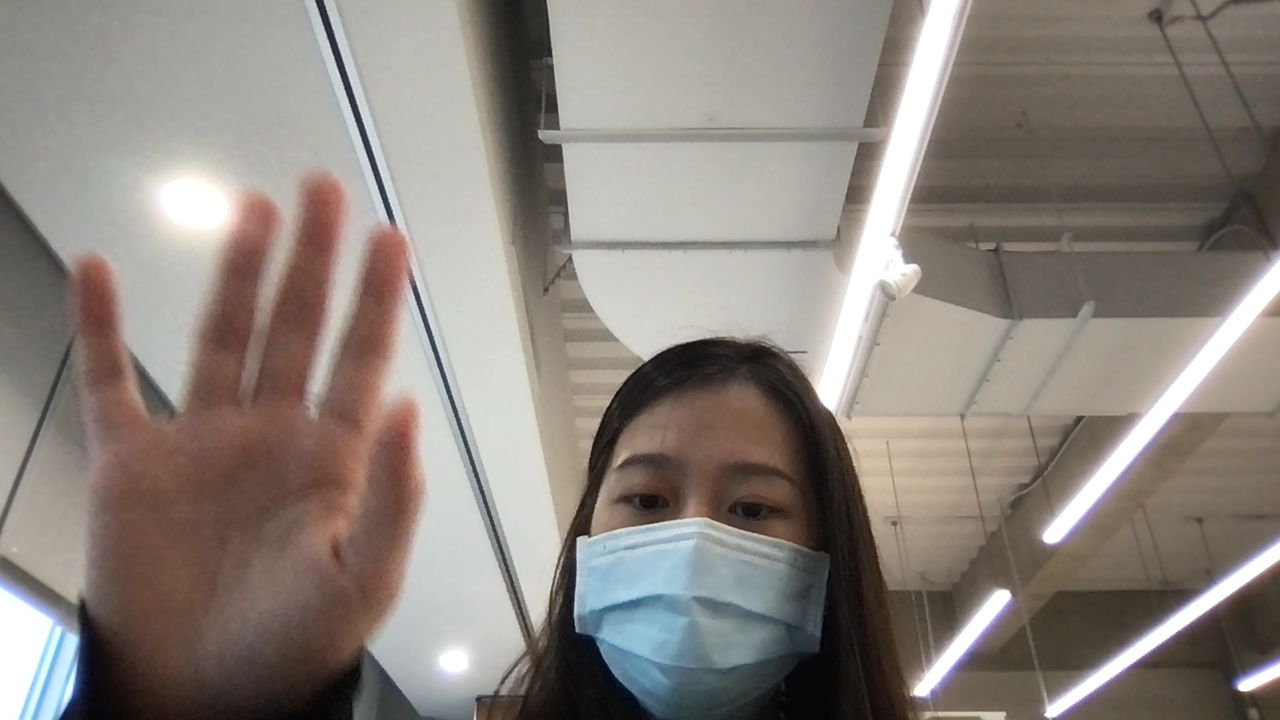
#> input picture photo_shoot/368.jpg, 1280 x 720 px, given in place of the camera
$ python background.py
#> lines starting #> are read from the running program, lines starting #| are printed output that depends on the picture; after the words box and inside, x2 and y2 are one past the last pixel; in counts of white or black regions, pixels touching at a corner belong together
import cv2
import numpy as np
import random

# 開啟網路攝影機
cap = cv2.VideoCapture(1) #我的電腦要設1才能開啟鏡頭
# cap = cv2.VideoCapture(0)

COLORS = np.random.randint(0, 255, [1000, 3])

if not cap.isOpened():
	print("Cannot open camera")
	exit()

# 設定影像尺寸
width = 1280 #1024
height = 960 #768

# 設定擷取影像的尺寸大小
cap.set(cv2.CAP_PROP_FRAME_WIDTH, width)
cap.set(cv2.CAP_PROP_FRAME_HEIGHT, height)

# 初始化平均影像
ret, frame = cap.read()
#> frame is the input picture: shape (720, 1280, 3); mean B, G, R 124.3, 131, 138.7

frame = cv2.flip(frame, 1)
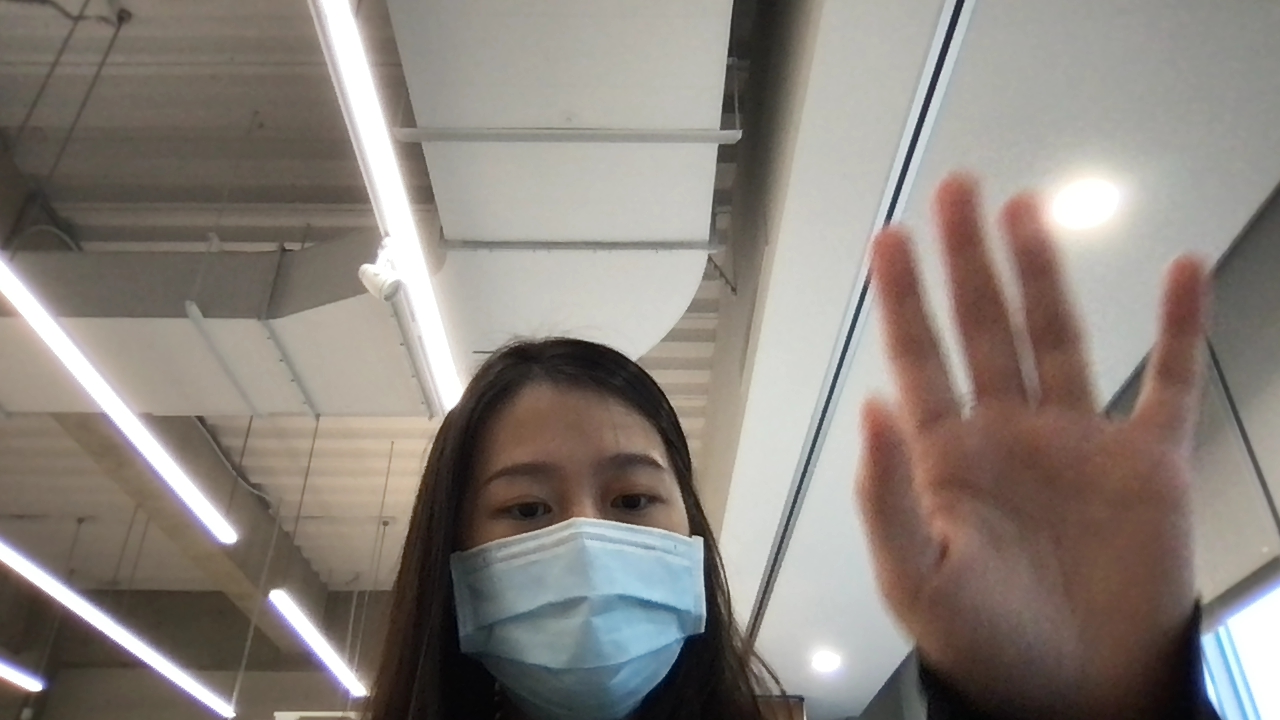
#> frame: shape (720, 1280, 3); mean B, G, R 124.3, 131, 138.7
print(type(frame))
#| <class 'numpy.ndarray'>
ROI1 = frame[50:300, 50:400].copy()
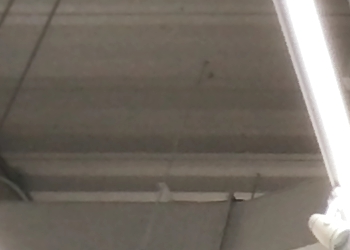
#> ROI1: shape (250, 350, 3); mean B, G, R 100.8, 109.5, 117
ROI2 = frame[50:300,880:1230].copy()
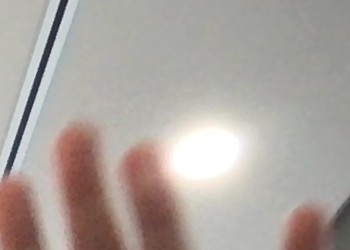
#> ROI2: shape (250, 350, 3); mean B, G, R 159, 164.6, 172.8

avg1 = np.uint8(np.zeros((ROI1.shape[0], ROI1.shape[1], ROI1.shape[2]), dtype=float))
avg_float1 = np.float32(avg1)
#> avg1: shape (250, 350, 3); every value is 0
avg2 = np.uint8(np.zeros((ROI2.shape[0], ROI2.shape[1], ROI2.shape[2]), dtype=float))
avg_float2 = np.float32(avg2)

i = 0 #all loop
meme_loop = 0
meme_sum = 0

while(cap.isOpened()):
	# 讀取一幅影格
	ret, frame = cap.read()
	frame = cv2.flip(frame, 1)

	# 若讀取至影片結尾，則跳出
	if ret == False:
		break

	ROI1 = frame[50:300, 50:400].copy()
	ROI2 = frame[50:300,880:1230].copy()

  	# 模糊處理
	blur1 = cv2.blur(ROI1, (4, 4))
	blur2 = cv2.blur(ROI2, (4, 4))

	# 計算目前影格與平均影像的差異值
	diff1 = cv2.absdiff(avg1, blur1)
	diff2 = cv2.absdiff(avg2, blur2)

	# 將圖片轉為灰階
	gray1 = cv2.cvtColor(diff1, cv2.COLOR_BGR2GRAY)
	gray2 = cv2.cvtColor(diff2, cv2.COLOR_BGR2GRAY)
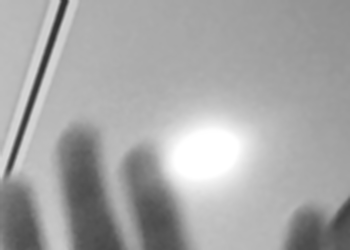
#> gray2: shape (250, 350); min 47, max 255, mean 166.6

	# 篩選出變動程度大於門檻值的區域
	ret1, thresh1 = cv2.threshold(gray1, 50, 255, cv2.THRESH_BINARY)
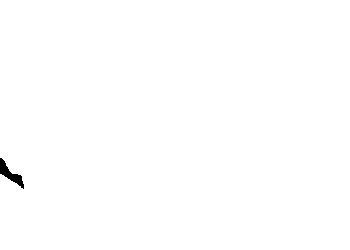
#> thresh1: shape (250, 350); 99.7% white; 1 black region, box (x1, y1, x2, y2) and area: (0, 158, 24, 189) 255
	ret2, thresh2 = cv2.threshold(gray2, 50, 255, cv2.THRESH_BINARY)
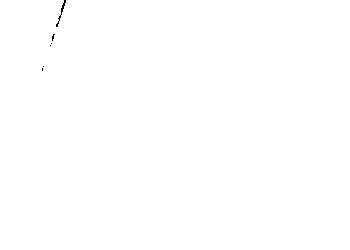
#> thresh2: shape (250, 350); 99.9% white; black in thin lines or dots, all inside (x1, y1, x2, y2) = (42, 0, 66, 71)

	if np.sum(np.uint8(thresh1))>4000000:
		if i>20:
			print(i,"photo taken!")
			cv2.imwrite('./photo_shoot/'+str(i)+'.jpg',frame, [int(cv2.IMWRITE_JPEG_QUALITY), 100])
			for j in range(20):
				cv2.putText(frame,"*",(random.randint(50, 400), random.randint(50, 300)),
					cv2.FONT_HERSHEY_COMPLEX,1,(255,255,255),2)

	if i>10:
		meme_sum += np.sum(np.uint8(thresh2))
	meme_loop += 1

	if meme_loop<15:
		if meme_sum>15000000:
			meme_sum, meme_loop = 0, 0
			print(meme_loop, i)

			print(i,"midterm meme send!")
			pic = cv2.imread('./meme/'+str(random.randint(1, 10))+'.jpg')
			cv2.imshow("meme", pic)
			for j in range(20):
				cv2.putText(frame,"*",(random.randint(880, 1230), random.randint(50, 300)),
					cv2.FONT_HERSHEY_COMPLEX,1,(255,255,255),2)

	else:
		meme_sum, meme_loop = 0, 0


	ret, frame2 = cap.read()
	frame2 = cv2.flip(frame2, 1)

	# color = tuple(COLORS[i])
	# color = [int(c) for c in color]

	# 主畫面的差異
	frame_diff = cv2.absdiff(frame, frame2)
#> frame_diff: shape (720, 1280, 3); every value is 0
	frame_diff = cv2.cvtColor(frame_diff, cv2.COLOR_BGR2GRAY)
#> frame_diff: shape (720, 1280); every value is 0

	# 顯示偵測結果影像
	# print(type(frame_diff))
	cv2.rectangle(frame_diff, (50,50), (400,300), (255,255,255), thickness=5)
	cv2.rectangle(frame_diff, (880,50), (1230,300), (255,255,255), thickness = 5)
	cv2.putText(frame_diff,"Smile!", (150, 30)
	        ,cv2.FONT_HERSHEY_COMPLEX, 1, (255,255,255), 2)
	cv2.putText(frame_diff,"Wave for midterm meme!", (800, 30)
	        ,cv2.FONT_HERSHEY_COMPLEX, 1, (255,255,255), 2)
	cv2.putText(frame_diff,"Press q to exit.", (500, 105)
	        ,cv2.FONT_HERSHEY_COMPLEX, 1, (255,255,255), 2)
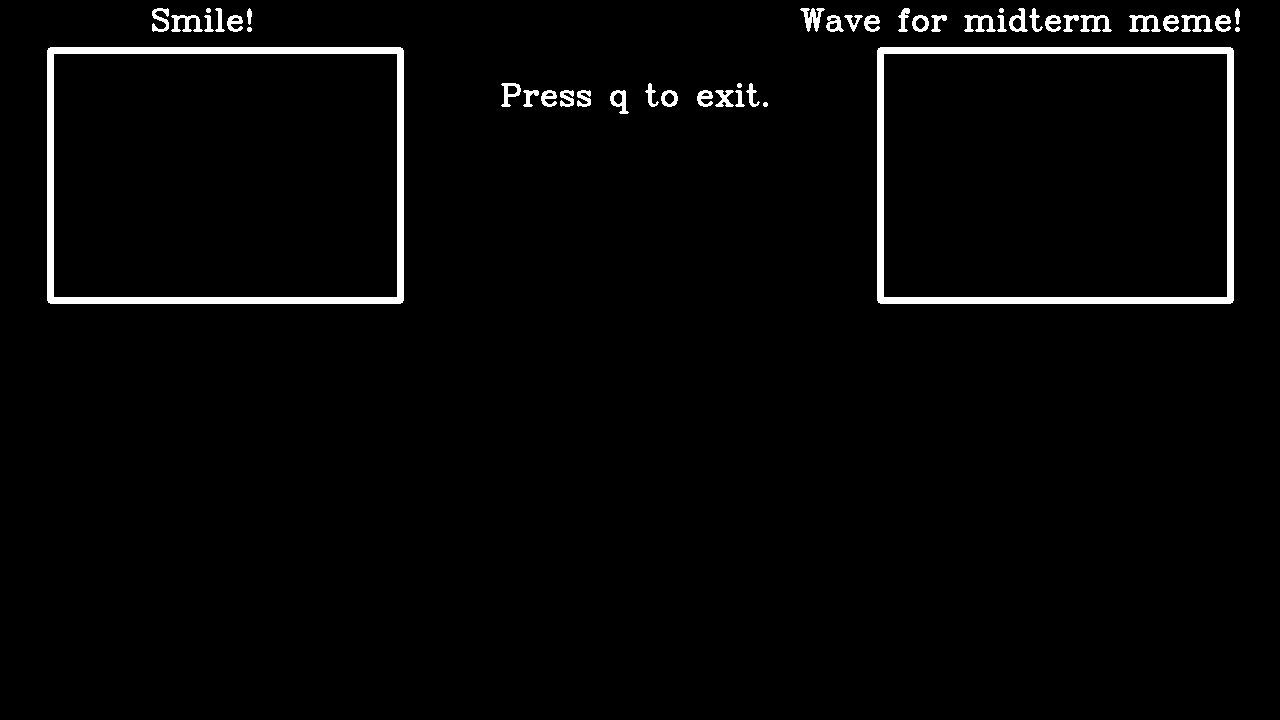
#> frame_diff: shape (720, 1280); 2.5% white; 45 white regions, largest, box (x1, y1, x2, y2) and area: (47, 47, 404, 304) 8380, (877, 47, 1234, 304) 8380, (800, 8, 825, 32) 287

	print(frame_diff)
#> (printed output is left out)
	cv2.imshow('diff', frame_diff) # 2 frame difference
	# cv2.imshow('frame', frame) # 原始畫面

	if cv2.waitKey(1) & 0xFF == ord('q'):
#> (key q is pressed here)
		break

	# 更新平均影像
	cv2.accumulateWeighted(blur1, avg_float1, 0.3)
	avg1 = cv2.convertScaleAbs(avg_float1)

	cv2.accumulateWeighted(blur2, avg_float2, 0.3)
	avg2 = cv2.convertScaleAbs(avg_float2)

	i += 1
	#cv2.destroyWindow("meme")

cap.release()
cv2.destroyAllWindows()
